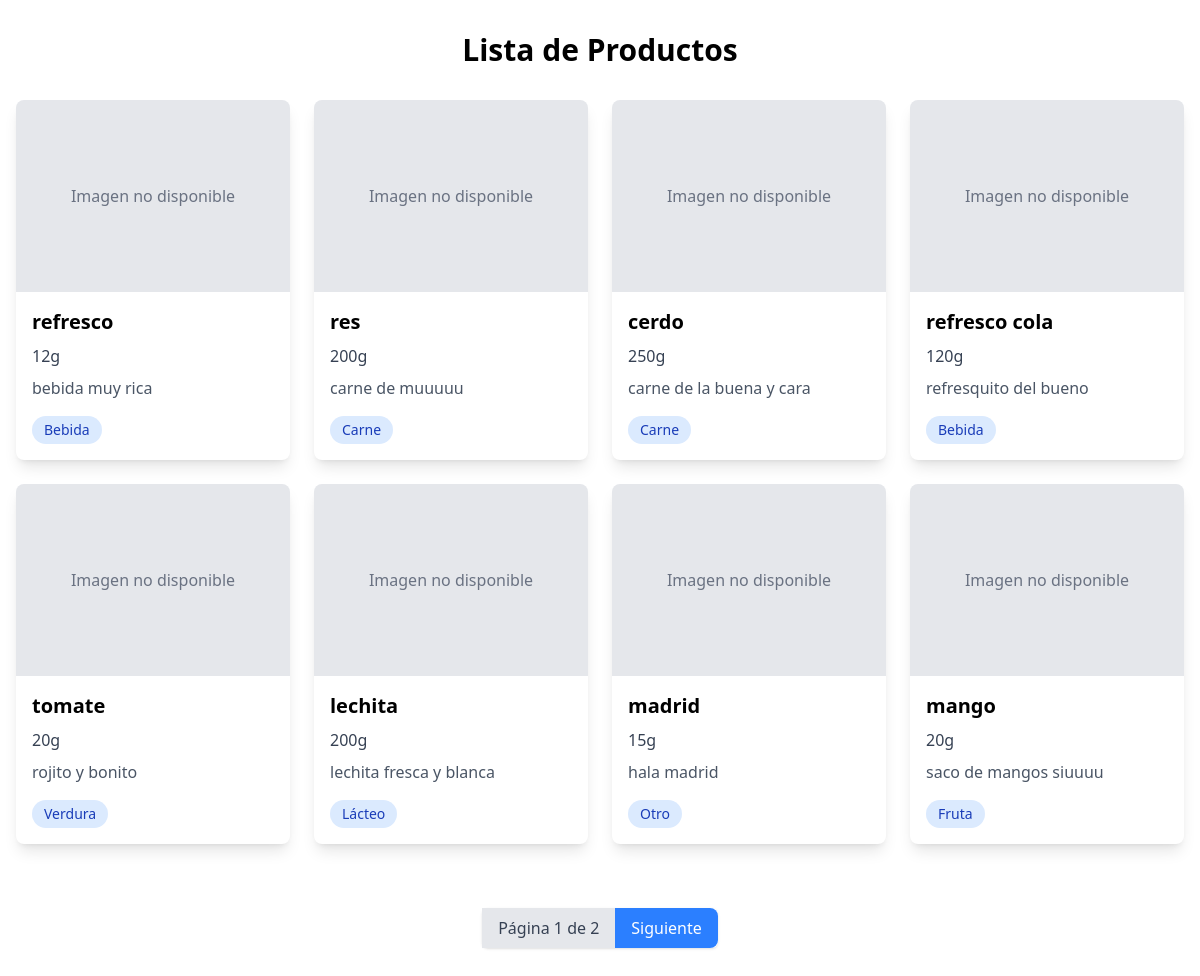
Screenshot of /products/ with the database file from the repository.
### index/modules/products/models.py (models this page shows, shortened)
class Producto(models.Model):
    TYPE_CHOICES = [
        ('Lácteo', 'Lácteo'),
        ('Fruta', 'Fruta'),
        ('Verdura', 'Verdura'),
        ('Carne', 'Carne'),
        ('Bebida', 'Bebida'),
        ('Otro', 'Otro'),
    ]
    nombre = models.CharField(max_length=100)
    gramaje = models.PositiveIntegerField(help_text="Peso en gramos")
    descripcion = models.TextField(blank=True, null=True)
    tipo = models.CharField(max_length=50, choices=TYPE_CHOICES, default='Otro')

### index/views.py (the view)
# urls.py: path('products/', lista_productos, name='menu_food'),
def lista_productos(request):
    productos_list = Producto.objects.all()
    paginator = Paginator(productos_list, 8)  # Muestra 8 productos por página
    page = request.GET.get('page')
    productos = paginator.get_page(page)
    return render(request, 'list_food.html', {'productos': productos})

### index/templates/list_food.html (shortened to what this page needs)
{% extends 'base.html' %}
{% block content %}
    <div class="px-4 py-8">
        <h1 class="text-3xl font-bold text-center mb-8">Lista de Productos</h1>
        <div class="grid grid-cols-1 sm:grid-cols-2 md:grid-cols-3 lg:grid-cols-4 gap-6">
            {% for producto in productos %}
            <div class="bg-white rounded-lg shadow-lg overflow-hidden">
                <div class="bg-gray-200 h-48 flex items-center justify-center">
                    <span class="text-gray-500">Imagen no disponible</span>
                </div>
                <div class="p-4">
                    <h2 class="text-xl font-bold mb-2">{{ producto.nombre }}</h2>
                    <p class="text-gray-700 mb-2">{{ producto.gramaje }}g</p>
                    <p class="text-gray-600 mb-4">{{ producto.descripcion|truncatechars:50 }}</p>
                    <span class="inline-block bg-blue-100 text-blue-800 px-3 py-1 rounded-full text-sm">
                        {{ producto.tipo }}
                    </span>
                </div>
            </div>
            {% endfor %}
        </div>
    </div>
    <div class="my-8 flex justify-center">
        <nav class="inline-flex rounded-md shadow">
            <span class="px-4 py-2 bg-gray-200 text-gray-700">
                Página {{ productos.number }} de {{ productos.paginator.num_pages }}
            </span>
            {% if productos.has_next %}
            <a href="?page={{ productos.next_page_number }}" class="px-4 py-2 bg-blue-500 text-white rounded-r-lg hover:bg-blue-600">
                Siguiente
            </a>
            {% endif %}
        </nav>
    </div>
{% endblock %}

### rows the page displays
Producto: nombre "refresco", gramaje "12", descripcion "bebida muy rica", tipo "Bebida"
Producto: nombre "res", gramaje "200", descripcion "carne de muuuuu", tipo "Carne"
Producto: nombre "cerdo", gramaje "250", descripcion "carne de la buena y cara", tipo "Carne"
Producto: nombre "refresco cola", gramaje "120", descripcion "refresquito del bueno", tipo "Bebida"
Producto: nombre "tomate", gramaje "20", descripcion "rojito y bonito", tipo "Verdura"
Producto: nombre "lechita", gramaje "200", descripcion "lechita fresca y blanca", tipo "Lácteo"
Producto: nombre "madrid", gramaje "15", descripcion "hala madrid", tipo "Otro"
Producto: nombre "mango", gramaje "20", descripcion "saco de mangos siuuuu", tipo "Fruta"

### other values shown
{{ productos.number }} "1"
{{ productos.paginator.num_pages }} "2"
